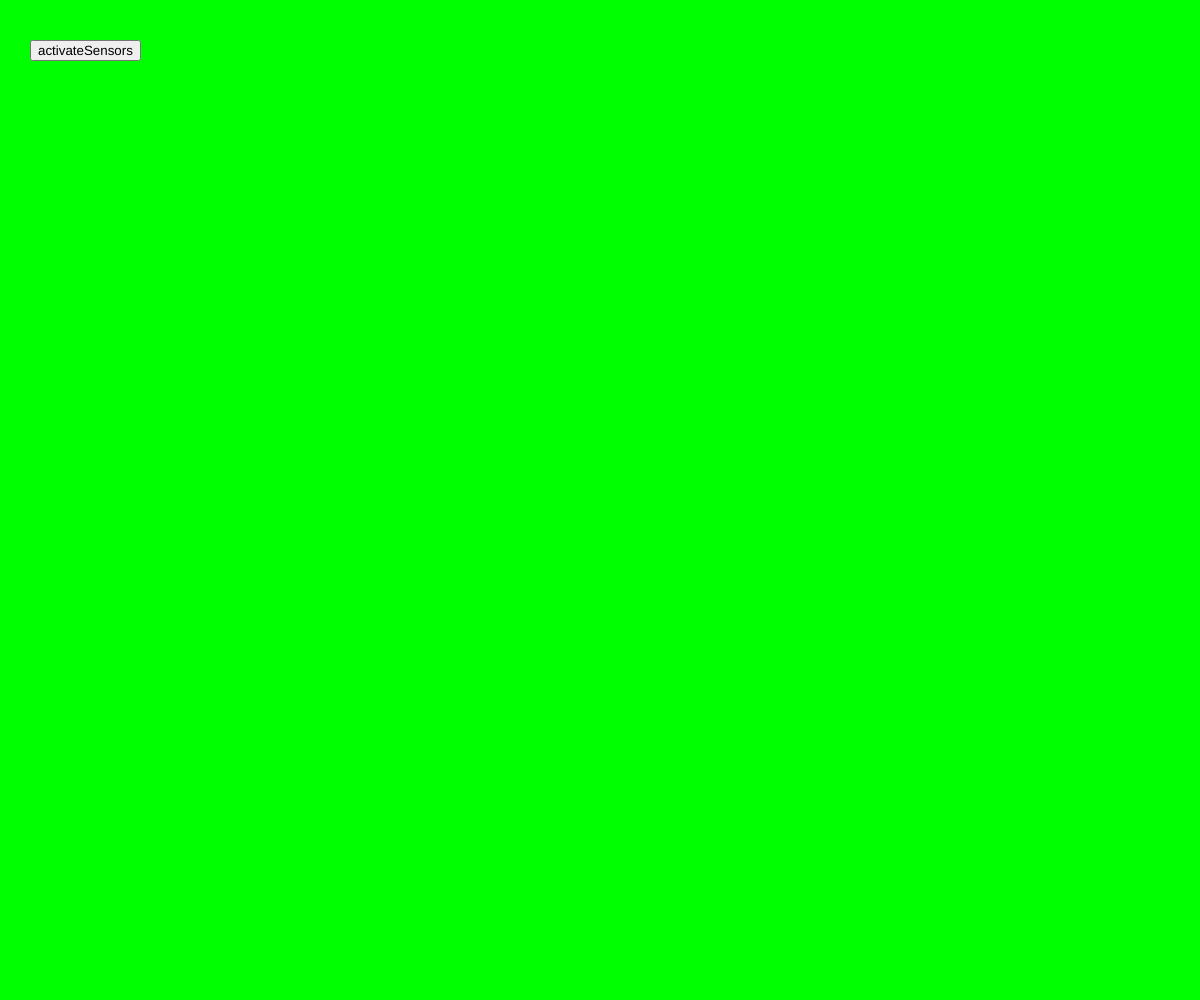
Frame 1 (no input)
Frame 60 (no input): identical to frame 1, image omitted
Frame 120 (the mouse pressed at the canvas centre since frame 60): identical to frame 1, image omitted

The p5.js sketch that drew this single still picture (run headless with seeded random() and noise() and a simulated clock; from frame 60 on, the mouse is pressed at the canvas centre):

// p5.js sketch
// ── sketch.js
let bgcolor;
let activeBtn;

function setup() {
  createCanvas(windowWidth, windowHeight);
  setShakeThreshold(30);
  bgcolor = color(0, 255, 0);
  activeBtn = createButton("activateSensors");
  activeBtn.position(30, 40);
  activeBtn.mousePressed(activateSensors);
}

function draw() {
  background(bgcolor);
}

function deviceShaken() {
  bgcolor = color(random(255), random(255), random(255));
}

// 센서 활성화 함수 (사용자 상호작용 필요)
function activateSensors() {
  // p5.js가 제공하는 유틸리티 함수
  // DeviceOrientationEvent : 모바일 기기의 방향 센서 접근
  if (typeof DeviceMotionEvent.requestPermission === "function") {
    DeviceMotionEvent.requestPermission()
      .then((permissionState) => {
        if (permissionState === "granted") {
          console.log("센서 접근 허용됨");
        } else {
          console.log("센서 접근 거부됨");
        }
      })
      .catch(console.error);
  }
  // 버튼을 숨기거나 제거하여 중복 클릭 방지
  this.remove();
}
